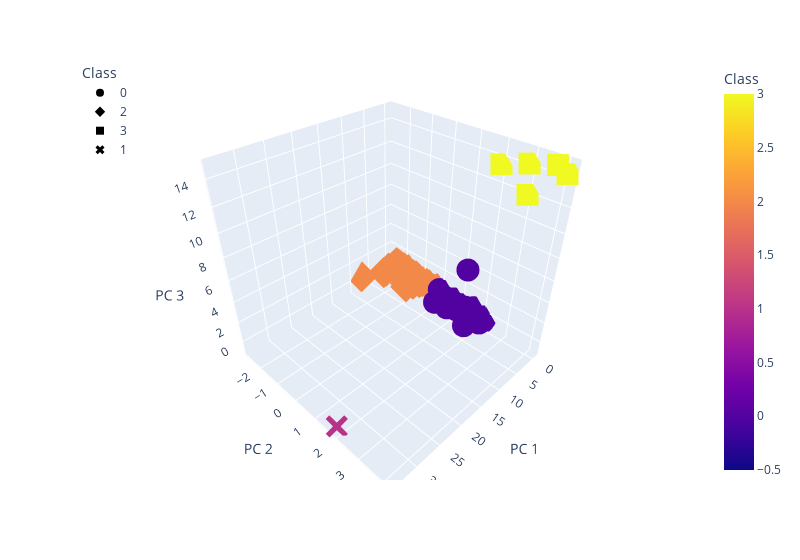

The notebook cell saved with this chart:
### Markdown cell above
### Deliverable 4: Visualizing Cryptocurrencies Results

#### 3D-Scatter with Clusters

### Code cell
# Creating a 3D-Scatter with the PCA data and the clusters
# YOUR CODE HERE

fig = px.scatter_3d(clustered_df, 
                    x="PC 1", 
                    y="PC 2", 
                    z="PC 3", 
                    color="Class",
                    symbol="Class",
                    width=800,
                    hover_name="CoinName",
                    hover_data=["Algorithm"]
                   )
fig.update_layout(legend=dict(x=0,y=1))
fig.show()

### Figure 1 — Plotly figure (JSON) as saved in the notebook; plotly's stock layout.template omitted (floating-point values rounded to 4 significant figures; data arrays with more than 128 entries replaced by an {"elided": "..."} marker saying what was removed)
{"data": [{"customdata": {"elided": "287x1 str values"}, "hovertemplate": "<b>%{hovertext}</b><br><br>Class=%{marker.color}<br>PC 1=%{x}<br>PC 2=%{y}<br>PC 3=%{z}<br>Algorithm=%{customdata[0]}<extra></extra>", "hovertext": {"elided": "287 str values"}, "legendgroup": "0", "marker": {"color": {"elided": "287 int values"}, "coloraxis": "coloraxis", "symbol": "circle"}, "mode": "markers", "name": "0", "scene": "scene", "showlegend": true, "type": "scatter3d", "x": {"elided": "287 float values"}, "y": {"elided": "287 float values"}, "z": {"elided": "287 float values"}}, {"customdata": {"elided": "239x1 str values"}, "hovertemplate": "<b>%{hovertext}</b><br><br>Class=%{marker.color}<br>PC 1=%{x}<br>PC 2=%{y}<br>PC 3=%{z}<br>Algorithm=%{customdata[0]}<extra></extra>", "hovertext": {"elided": "239 str values"}, "legendgroup": "2", "marker": {"color": {"elided": "239 int values"}, "coloraxis": "coloraxis", "symbol": "diamond"}, "mode": "markers", "name": "2", "scene": "scene", "showlegend": true, "type": "scatter3d", "x": {"elided": "239 float values"}, "y": {"elided": "239 float values"}, "z": {"elided": "239 float values"}}, {"customdata": [["Proof-of-BibleHash"], ["SHA-256 + Hive"], ["Proof-of-Authority"], ["ECC 256K1"], ["Leased POS"]], "hovertemplate": "<b>%{hovertext}</b><br><br>Class=%{marker.color}<br>PC 1=%{x}<br>PC 2=%{y}<br>PC 3=%{z}<br>Algorithm=%{customdata[0]}<extra></extra>", "hovertext": ["BiblePay", "LitecoinCash", "Poa Network", "Acute Angle Cloud", "Waves"], "legendgroup": "3", "marker": {"color": [3, 3, 3, 3, 3], "coloraxis": "coloraxis", "symbol": "square"}, "mode": "markers", "name": "3", "scene": "scene", "showlegend": true, "type": "scatter3d", "x": [-0.1252, -0.5118, -0.3005, -0.3739, -0.4381], "y": [3.806, 1.97, 4.108, 3.017, 2.906], "z": [14.85, 13.54, 14.42, 12.07, 14.27]}, {"customdata": [["TRC10"]], "hovertemplate": "<b>%{hovertext}</b><br><br>Class=%{marker.color}<br>PC 1=%{x}<br>PC 2=%{y}<br>PC 3=%{z}<br>Algorithm=%{customdata[0]}<extra></extra>", "hovertext": ["BitTorrent"], "legendgroup": "1", "marker": {"color": [1], "coloraxis": "coloraxis", "symbol": "x"}, "mode": "markers", "name": "1", "scene": "scene", "showlegend": true, "type": "scatter3d", "x": [34.03], "y": [1.816], "z": [-0.869]}], "layout": {"coloraxis": {"colorbar": {"title": {"text": "Class"}}, "colorscale": [[0, "#0d0887"], [0.1111, "#46039f"], [0.2222, "#7201a8"], [0.3333, "#9c179e"], [0.4444, "#bd3786"], [0.5556, "#d8576b"], [0.6667, "#ed7953"], [0.7778, "#fb9f3a"], [0.8889, "#fdca26"], [1, "#f0f921"]]}, "legend": {"title": {"text": "Class"}, "tracegroupgap": 0, "x": 0, "y": 1}, "margin": {"t": 60}, "scene": {"domain": {"x": [0, 1], "y": [0, 1]}, "xaxis": {"title": {"text": "PC 1"}}, "yaxis": {"title": {"text": "PC 2"}}, "zaxis": {"title": {"text": "PC 3"}}}, "width": 800}}
